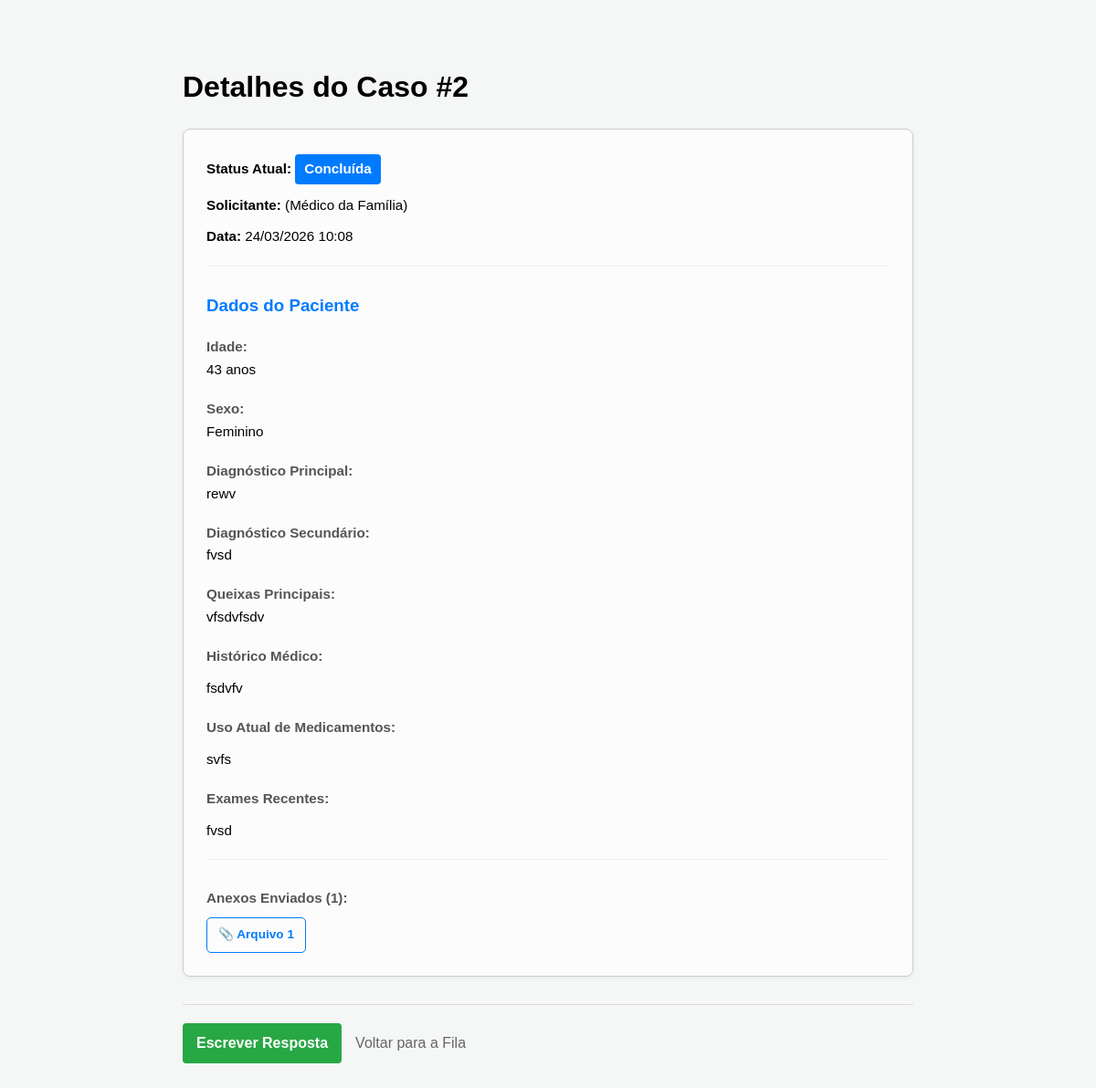
The app's page /detalhe/2/ with its own data.
### teleconsultoria/models.py (models this page shows, shortened)
class Solicitacao(models.Model):
    profissional = models.ForeignKey(Profissional, on_delete=models.CASCADE, related_name='solicitacoes')
    medica_designada = models.ForeignKey(Medica, on_delete=models.SET_NULL, null=True, blank=True, related_name='atendimentos')
    status = models.CharField(max_length=20, choices=StatusSolicitacao.choices, default=StatusSolicitacao.PENDENTE)
    tipo_atendimento = models.CharField(max_length=20, choices=TipoAtendimento.choices)
    data_sol = models.DateTimeField(auto_now_add=True)
    data_marcada = models.DateField(null=True, blank=True)
    horario_marcado = models.TimeField(null=True, blank=True)
    duracao_estimada = models.PositiveIntegerField(null=True, blank=True, help_text="Duração em minutos")
    link_teams = models.URLField(max_length=500, null=True, blank=True)
    resumo_sincrono = models.TextField(null=True, blank=True)
    justificativa_cancelamento = models.TextField(null=True, blank=True)
    data_limite = models.DateField(null=True, blank=True)
    horario_limite = models.TimeField(null=True, blank=True)
    idade_pac = models.IntegerField()
    sexo_pac = models.CharField(max_length=1, choices=Sexo.choices)
    queixas = models.TextField()
    historico_med = models.TextField(blank=True, null=True)
    diagnostico_princ = models.TextField(blank=True, null=True)
    diagnostico_sec = models.TextField(blank=True, null=True)
    medicamentos = models.TextField(blank=True, null=True)
    exames_recentes = models.TextField(blank=True, null=True)
    duvida_clinica = models.TextField()
    token_acesso = models.UUIDField(default=uuid.uuid4, editable=False)
    class Meta:
        verbose_name = "Solicitação"
        verbose_name_plural = "Solicitações"

class Profissional(models.Model):
    user = models.OneToOneField(User, on_delete=models.CASCADE, null=True, blank=True)
    cpf = models.CharField(max_length=11, unique=True)
    nome_completo = models.CharField(max_length=255)
    email = models.EmailField()
    crm = models.CharField(max_length=20, blank=True, null=True)
    cargo = models.CharField(max_length=100)
    instituicao = models.CharField(max_length=100)

class AnexoSolicitacao(models.Model):
    solicitacao = models.ForeignKey(Solicitacao, on_delete=models.CASCADE, related_name='anexos')
    arquivo = models.FileField(upload_to='solicitacoes_anexos/')
    data_upload = models.DateTimeField(auto_now_add=True)

### teleconsultoria/views.py (the view)
# urls.py: path('detalhe/<int:sol_id>/', views.detalhe_caso, name='detalhe_caso'),
def detalhe_caso(request, sol_id):
    solicitacao = get_object_or_404(Solicitacao, id=sol_id)
    if solicitacao.status == 'PENDENTE':
        solicitacao.iniciar_analise()
    link_obj = LinkAcesso.objects.filter(solicitacao=solicitacao).first()
    token = link_obj.token if link_obj else "token-nao-gerado"
    link_publico = f"{request.scheme}://{request.get_host()}/acompanhar/{token}/"
    print("\n" + "="*50)
    print(f"LINK DE ACESSO PÚBLICO (Caso #{solicitacao.id}): {link_publico}")
    print("="*50 + "\n")
    return render(request, 'detalhe_caso.html', {'sol': solicitacao})

### teleconsultoria/templates/detalhe_caso.html (shortened to what this page needs)
<!DOCTYPE html>
<html lang="pt-br">
<head>
</head>
<body>
    <h1>Detalhes do Caso #{{ sol.id }}</h1>
    <div class="card">
        <p><strong>Status Atual:</strong> <span class="status-badge">{{ sol.get_status_display }}</span></p>
        <p><strong>Solicitante:</strong> {{ sol.profissional.user.get_full_name }} ({{ sol.profissional.cargo }})</p>
        <p><strong>Data:</strong> {{ sol.data_sol|date:"d/m/Y H:i" }}</p>
        {% if sol.idade_pac > 0 %}
            <div class="secao">
                <h3>Dados do Paciente</h3>
                <h4>Idade:</h4> <p>{{ sol.idade_pac }} anos</p>
                <h4>Sexo:</h4> <p>{{ sol.get_sexo_pac_display }}</p>
                <h4>Diagnóstico Principal:</h4> <p>{{ sol.diagnostico_princ|default:"Não informado" }}</p>
                {% if sol.diagnostico_sec %}
                    <h4>Diagnóstico Secundário:</h4> <p>{{ sol.diagnostico_sec }}</p>
                {% endif %}
                <h4>Queixas Principais:</h4> <p>{{ sol.queixas }}</p>
                <h4>Histórico Médico:</h4> <p>{{ sol.historico_med|linebreaks }}</p>
                <h4>Uso Atual de Medicamentos:</h4> <p>{{ sol.medicamentos|linebreaks }}</p>
                <h4>Exames Recentes:</h4> <p>{{ sol.exames_recentes|linebreaks }}</p>
            </div>
        {% endif %}
        {% if sol.anexos.all %}
        <div class="secao">
            <h4>Anexos Enviados ({{ sol.anexos.count }}):</h4>
            <div class="anexo-container">
                {% for item in sol.anexos.all %}
                    <a href="{{ item.arquivo.url }}" target="_blank" class="anexo-link">
                        📎 Arquivo {{ forloop.counter }}
                    </a>
                {% endfor %}
            </div>
        </div>
        {% endif %}
    </div>
    <div class="links">
        {% if sol.tipo_atendimento == 'SINCRONO' %}
            <a href="{% url 'concluir_sincrona' sol.id %}"
               class="btn-responder"
               onclick="return confirmarConclusao();">
               Concluir Atendimento
            </a>
            <a href="{% url 'registrar_ausencia' sol.id %}"
               class="btn-ausente"
               onclick="return confirmarAusencia();">
               Ausente
            </a>
            <a href="{% url 'cancelar_solicitacao' sol.id %}" class="btn-cancelar">Cancelar</a>
        {% else %}
            <a href="{% url 'responder_solicitacao' sol.id %}" class="btn-responder">Escrever Resposta</a>
        {% endif %}
        <a href="{% url 'fila_medica' %}" class="btn-voltar">Voltar para a Fila</a>
    </div>
</body>
</html>

### teleconsultoria/templates/detalhe_caso.html (style rules this page uses)
body { font-family: sans-serif; max-width: 800px; margin: 30px auto; padding: 20px; line-height: 1.5; background-color: #f4f7f6; }
.card { border: 1px solid #ccc; padding: 25px; border-radius: 8px; background-color: #fcfcfc; box-shadow: 0 2px 5px rgba(0,0,0,0.05); }
.status-badge { display: inline-block; padding: 5px 10px; border-radius: 4px; background: #007bff; color: white; font-weight: bold; }
.secao { margin-top: 20px; border-top: 1px solid #eee; padding-top: 10px; }
h3 { color: #007bff; margin-bottom: 15px; }
h4 { margin-bottom: 2px; color: #555; font-weight: bold; font-size: 0.95em; }
p { margin: 2px 0 12px 0; font-size: 0.95em; }
.links { margin-top: 30px; padding-top: 20px; border-top: 1px solid #ddd; display: flex; gap: 10px; align-items: center; flex-wrap: wrap; }
.btn-responder { background: #28a745; color: white; padding: 10px 15px; text-decoration: none; border-radius: 4px; font-weight: bold; border: none; cursor: pointer; }
.btn-voltar { color: #666; text-decoration: none; margin-left: 5px; }
.anexo-container { display: flex; flex-wrap: wrap; gap: 10px; margin-top: 10px; }
.anexo-link { display: inline-block; color: #007bff; text-decoration: none; font-weight: bold; border: 1px solid #007bff; padding: 8px 12px; border-radius: 5px; transition: 0.3s; font-size: 0.85em; }

### records on screen
Solicitacao: id "2", status "Concluída", profissional.cargo "Médico da Família", data_sol "24/03/2026 10:08", idade_pac "43", sexo_pac "Feminino", diagnostico_princ "rewv", diagnostico_sec "fvsd", queixas "vfsdvfsdv", historico_med "fsdvfv", medicamentos "svfs", exames_recentes "fvsd", anexos.count "1"
